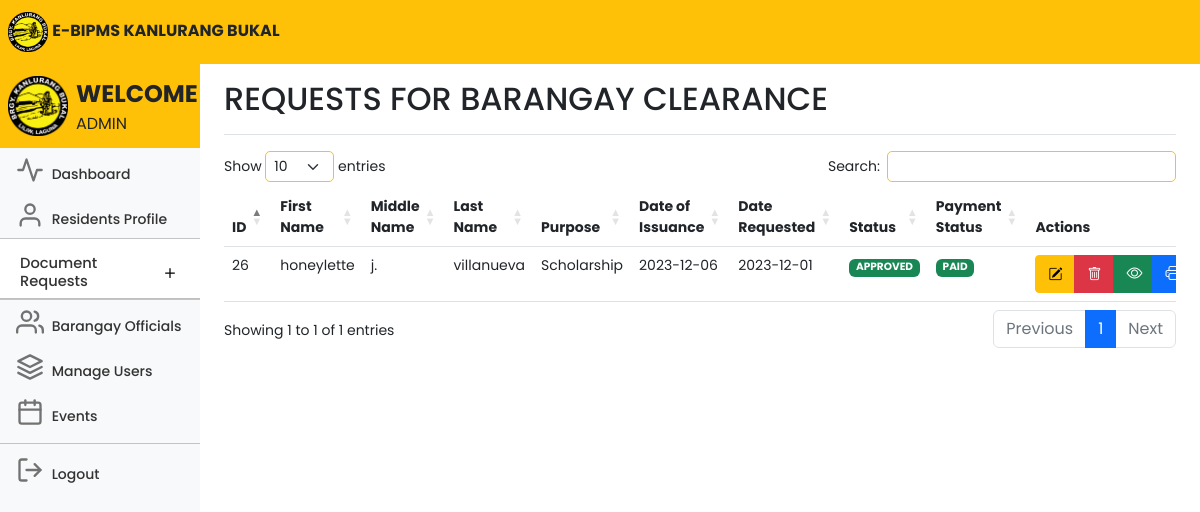
The page /admindocument.php (signed in) on the database as committed earlier.
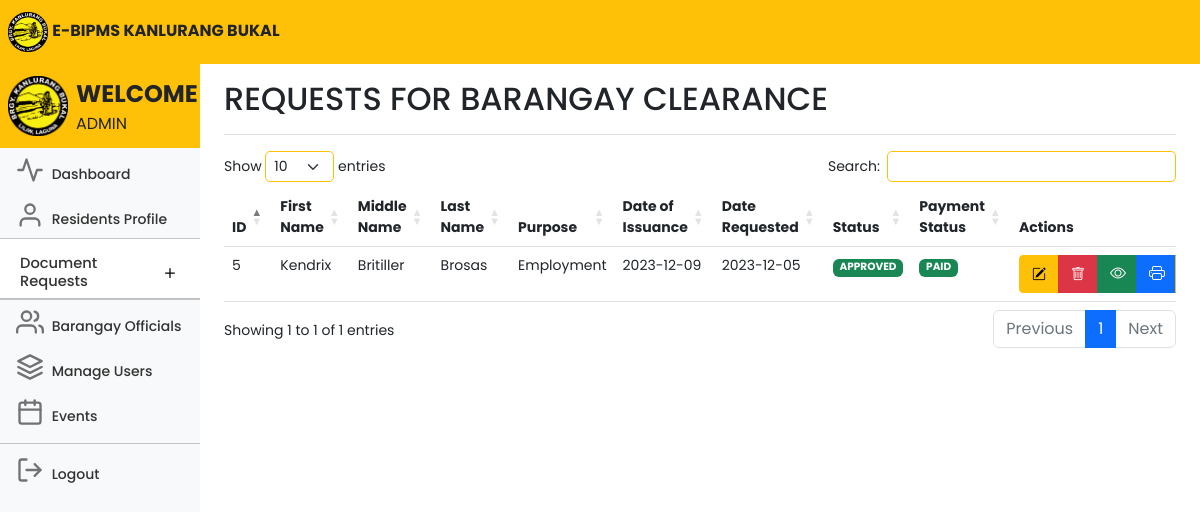
The same page on the database as committed later.
### tables this page shows
CREATE TABLE `documents` (
  `id` int(11) NOT NULL,
  `userID` varchar(100) NOT NULL,
  `firstname` varchar(100) NOT NULL,
  `middlename` varchar(100) NOT NULL,
  `lastname` varchar(100) NOT NULL,
  `email` varchar(100) NOT NULL,
  `birthday` varchar(100) NOT NULL,
  `civilstatus` varchar(100) NOT NULL,
  `sex` varchar(100) NOT NULL,
  `purok` varchar(100) NOT NULL,
  `purpose` varchar(100) NOT NULL,
  `issue_date` varchar(100) NOT NULL,
  `date_requested` varchar(100) NOT NULL,
  `status` int(11) NOT NULL,
  `isPaid` int(11) NOT NULL,
  `proof` varchar(255) NOT NULL
);

### admindocument.php (the view, shortened to what the changed rows need)
<!DOCTYPE html>
<html lang="en">
<head>
	<link rel="stylesheet" href="https://cdn.jsdelivr.net/npm/bootstrap-icons@1.10.5/font/bootstrap-icons.css">
	<link href="css/bootstrap.min.css" rel="stylesheet">
	<link rel="stylesheet" href="css/style.css">
	<link rel="stylesheet" href="DataTables/datatables.css" />
	<link rel="stylesheet"
		href="https://cdnjs.cloudflare.com/ajax/libs/twitter-bootstrap/5.2.0/css/bootstrap.min.css" />
	<link rel="stylesheet" href="https://cdn.datatables.net/1.13.4/css/dataTables.bootstrap5.min.css" />
	<link href="dashboard.css" rel="stylesheet">
</head>
<body>
	<div class="container-fluid">
		<div class="row">
			<nav id="sidebarMenu" class="col-md-3 col-lg-2 d-md-block bg-body-tertiary sidebar collapse">
				<div class="position-sticky pt-2 mt-2 sidebar-sticky bg-light">
					<ul class="nav flex-column">
						<li class="nav-item fs-7">
							<div class="accordion accordion-flush" id="accordionFlushExample">
								<div class="accordion-item">
									<h2 class="accordion-header fs-7">
										<button class="accordion-button collapsed fs-7 pb-2 nav-link"
											style="font-size:11pt;" type="button" data-bs-toggle="collapse"
											data-bs-target="#flush-collapseOne" aria-expanded="false"
											aria-controls="flush-collapseOne">
											Document Requests
										</button>
									</h2>
								</div>
						</li>
					</ul>
				</div>
			</nav>
			<main class="col-md-9 ms-sm-auto col-lg-10 px-md-4">
				<div
					class="d-flex justify-content-between flex-wrap flex-md-nowrap align-items-center pt-3 pb-2 mb-3 border-bottom">
					<h1 class="h2">REQUESTS FOR BARANGAY CLEARANCE</h1>
				</div>
				<div class="table-responsive">
					<table id="myTable" class="table table-md" style="width:100%">
						<thead>
							<tr>
								<th scope="col">ID</th>
								<th scope="col">First Name</th>
								<th scope="col">Middle Name</th>
								<th scope="col">Last Name</th>
								<th scope="col">Purpose</th>
								<th scope="col">Date of Issuance</th>
								<th scope="col">Date Requested</th>
								<th scope="col">Status</th>
								<th scope="col">Payment Status</th>
								<th scope="col">Actions</th>
							</tr>
						</thead>
						<tbody>
							<?php
							include 'conn.php';
							$query = "SELECT * FROM documents";
							$query_run = mysqli_query($conn, $query);
							if (mysqli_num_rows($query_run) > 0) {
								foreach ($query_run as $items) {
									?>
									<tr>
										<td>
											<?= $items['id']; ?>
										</td>
										<td>
											<?= $items['firstname']; ?>
										</td>
										<td>
											<?= $items['middlename']; ?>
										</td>
										<td>
											<?= $items['lastname']; ?>
										</td>
										<td>
											<?= $items['purpose']; ?>
										</td>
										<td>
											<?= $items['issue_date']; ?>
										</td>
										<td>
											<?= $items['date_requested']; ?>
										</td>
										<td>
											<?php
											if ($items['status'] == 0) {
												?>
												<span class="badge bg-danger">PENDING
												</span>
												<?php
											} else if ($items['status'] == 1) {
												?>
													<span class="badge bg-success">APPROVED
													</span>
												<?php
											}
											?>
										</td>
										<td>
											<?php if ($items['isPaid'] == 0):
												?>
												<span class="badge bg-danger">
													NOT PAID
												</span>
											<?php elseif ($items['isPaid'] == 1): ?>
												<span class="badge bg-success">
													PAID
												</span>
											<?php endif; ?>
										</td>
										<td class="text-right">
											<div class="btn-group me-2">
												<button type="button" class="btn btn-warning btn-sm editbtn"
													style="width: 40px;"><i class="bi bi-pencil-square"></i></button>
												<button type="button" class="btn btn-danger btn-sm deletebtn"
													style="width: 40px;"><i class="bi bi-trash"></i></button>
												<?php if ($items['isPaid'] == 1): ?>
													<?php $imagePath = $items['proof']; ?>
													<a class="btn btn-success viewbtn" data-proof="<?= $imagePath; ?>"
														style="width: 40px;"><i class="bi bi-eye"></i></a>
												<?php endif; ?>
												<?php if ($items['status'] == 1):
													?>
													<a href="generateclearance.php?id=<?php echo $items['id']; ?>" target="_blank"
														class="btn btn-primary" style="width: 40px;">
														<i class="bi bi-printer"></i></a>
												<?php endif; ?>
											</div>
										</td>
									</tr>
									<?php
								}
							}
							?>
						</tbody>
					</table>
				</div>
			</main>
		</div>
	</div>
</body>
</html>

Rows that differ between the two databases and show on the page:
removed documents: id "26", firstname "honeylette", middlename "j.", lastname "villanueva", purpose "Scholarship", issue_date "2023-12-06", date_requested "2023-12-01", status "APPROVED", isPaid "PAID"
added documents: id "5", firstname "Kendrix", middlename "Britiller", lastname "Brosas", purpose "Employment", issue_date "2023-12-09", date_requested "2023-12-05", status "APPROVED", isPaid "PAID"
